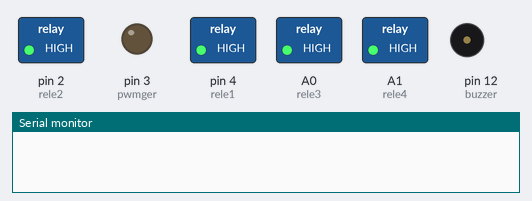
The sketch below on a simulated Arduino Uno, built with avr-gcc and run on an emulated ATmega328P. Shown: switched loads named in the sketch (green lamp = pin HIGH), output pins drawn as LEDs (lit = HIGH), buzzer (waves = sounding), the last lines printed to the serial monitor. Random numbers use the default seed unless the sketch sets one.

Above: at 0.1 s.
At 31.4 s:
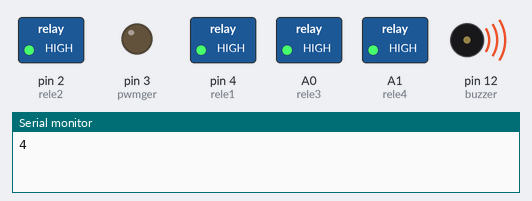
Timing chart, 0 to 40.0 s (numbered marks = the images above):
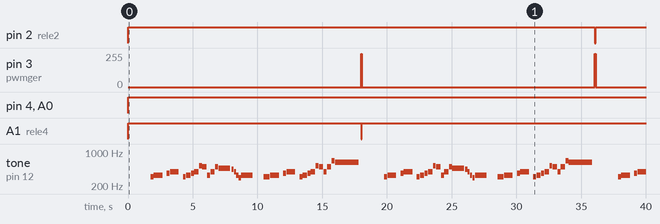

The sketch:

dedos_em_curto.ino
```cpp
// Define os pinos dos botões de posição
const int rele1 = 4;
const int rele2 = 2;
const int rele3 = A0;
const int rele4 = A1;

const int pwmger = 3;

const int botao0 = 5;
const int botao1 = 6;
const int botao2 = 7;
const int botao3 = 8;
const int botao4 = 9;
const int buzzer = 12;

// Define o estado lógico dos botões
int start = 0;
int fixastart = 0;
int jogador1 = 0;
int jogador2 = 0;
int jogador3 = 0;
int jogador4 = 0;


#define NOTE_B0 31
#define NOTE_C1 33
#define NOTE_CS1 35
#define NOTE_D1 37
#define NOTE_DS1 39
#define NOTE_E1 41
#define NOTE_F1 44
#define NOTE_FS1 46
#define NOTE_G1 49
#define NOTE_GS1 52
#define NOTE_A1 55
#define NOTE_AS1 58
#define NOTE_B1 62
#define NOTE_C2 65
#define NOTE_CS2 69
#define NOTE_D2 73
#define NOTE_DS2 78
#define NOTE_E2 82
#define NOTE_F2 87
#define NOTE_FS2 93
#define NOTE_G2 98
#define NOTE_GS2 104
#define NOTE_A2 110
#define NOTE_AS2 117
#define NOTE_B2 123
#define NOTE_C3 131
#define NOTE_CS3 139
#define NOTE_D3 147
#define NOTE_DS3 156
#define NOTE_E3 165
#define NOTE_F3 175
#define NOTE_FS3 185
#define NOTE_G3 196
#define NOTE_GS3 208
#define NOTE_A3 220
#define NOTE_AS3 233
#define NOTE_B3 247
#define NOTE_C4 262
#define NOTE_CS4 277
#define NOTE_D4 294
#define NOTE_DS4 311
#define NOTE_E4 330
#define NOTE_F4 349
#define NOTE_FS4 370
#define NOTE_G4 392
#define NOTE_GS4 415
#define NOTE_A4 440
#define NOTE_AS4 466
#define NOTE_B4 494
#define NOTE_C5 523
#define NOTE_CS5 554
#define NOTE_D5 587
#define NOTE_DS5 622
#define NOTE_E5 659
#define NOTE_F5 698
#define NOTE_FS5 740
#define NOTE_G5 784
#define NOTE_GS5 831
#define NOTE_A5 880
#define NOTE_AS5 932
#define NOTE_B5 988
#define NOTE_C6 1047
#define NOTE_CS6 1109
#define NOTE_D6 1175
#define NOTE_DS6 1245
#define NOTE_E6 1319
#define NOTE_F6 1397
#define NOTE_FS6 1480
#define NOTE_G6 1568
#define NOTE_GS6 1661
#define NOTE_A6 1760
#define NOTE_AS6 1865
#define NOTE_B6 1976
#define NOTE_C7 2093
#define NOTE_CS7 2217
#define NOTE_D7 2349
#define NOTE_DS7 2489
#define NOTE_E7 2637
#define NOTE_F7 2794
#define NOTE_FS7 2960
#define NOTE_G7 3136
#define NOTE_GS7 3322
#define NOTE_A7 3520
#define NOTE_AS7 3729
#define NOTE_B7 3951
#define NOTE_C8 4186
#define NOTE_CS8 4435
#define NOTE_D8 4699
#define NOTE_DS8 4978
#define REST 0


// change this to make the song slower or faster
int tempo = 120;

// change this to whichever pin you want to use


// notes of the moledy followed by the duration.
// a 4 means a quarter note, 8 an eighteenth , 16 sixteenth, so on
// !!negative numbers are used to represent dotted notes,
// so -4 means a dotted quarter note, that is, a quarter plus an eighteenth!!
int melody[] = {

  // Pink Panther theme
  // Score available at https://musescore.com/benedictsong/the-pink-panther
  // Theme by Masato Nakamura, arranged by Teddy Mason

  REST,
  2,
  REST,
  4,
  REST,
  8,
  NOTE_DS4,
  8,
  NOTE_E4,
  -4,
  REST,
  8,
  NOTE_FS4,
  8,
  NOTE_G4,
  -4,
  REST,
  8,
  NOTE_DS4,
  8,
  NOTE_E4,
  -8,
  NOTE_FS4,
  8,
  NOTE_G4,
  -8,
  NOTE_C5,
  8,
  NOTE_B4,
  -8,
  NOTE_E4,
  8,
  NOTE_G4,
  -8,
  NOTE_B4,
  8,
  NOTE_AS4,
  2,
  NOTE_A4,
  -16,
  NOTE_G4,
  -16,
  NOTE_E4,
  -16,
  NOTE_D4,
  -16,
  NOTE_E4,
  2,
  REST,
  4,
  REST,
  8,
  NOTE_DS4,
  4,

  NOTE_E4,
  -4,
  REST,
  8,
  NOTE_FS4,
  8,
  NOTE_G4,
  -4,
  REST,
  8,
  NOTE_DS4,
  8,
  NOTE_E4,
  -8,
  NOTE_FS4,
  8,
  NOTE_G4,
  -8,
  NOTE_C5,
  8,
  NOTE_B4,
  -8,
  NOTE_G4,
  8,
  NOTE_B4,
  -8,
  NOTE_E5,
  8,
  NOTE_DS5,
  1,
};


// sizeof gives the number of bytes, each int value is composed of two bytes (16 bits)
// there are two values per note (pitch and duration), so for each note there are four bytes
int notes = sizeof(melody) / sizeof(melody[0]) / 2;

// this calculates the duration of a whole note in ms
int wholenote = (60000 * 4) / tempo;

int divider = 0, noteDuration = 0;

void setup() {
  Serial.begin(9600);

  pinMode(botao0, INPUT_PULLUP);
  pinMode(botao1, INPUT_PULLUP);
  pinMode(botao2, INPUT_PULLUP);
  pinMode(botao3, INPUT_PULLUP);
  pinMode(botao4, INPUT_PULLUP);

  pinMode(buzzer, OUTPUT);
  pinMode(pwmger, OUTPUT);

  pinMode(rele1, OUTPUT);
  pinMode(rele2, OUTPUT);
  pinMode(rele3, OUTPUT);
  pinMode(rele4, OUTPUT);


  digitalWrite(rele1, HIGH);
  digitalWrite(rele2, HIGH);
  digitalWrite(rele3, HIGH);
  digitalWrite(rele4, HIGH);
}
long randRele;

void loop() {
  // iterate over the notes of the melody.
  // Remember, the array is twice the number of notes (notes + durations)
  for (int thisNote = 0; thisNote < notes * 2; thisNote = thisNote + 2) {

    // calculates the duration of each note
    divider = melody[thisNote + 1];
    if (divider > 0) {
      // regular note, just proceed
      noteDuration = (wholenote) / divider;
    } else if (divider < 0) {
      // dotted notes are represented with negative durations!!
      noteDuration = (wholenote) / abs(divider);
      noteDuration *= 1.5;  // increases the duration in half for dotted notes
    }

    // we only play the note for 90% of the duration, leaving 10% as a pause
    tone(buzzer, melody[thisNote], noteDuration * 0.9);

    // Wait for the specief duration before playing the next note.
    delay(noteDuration);

    // stop the waveform generation before the next note.
    noTone(buzzer);
  }
  randRele = random(1,5);
  Serial.println(randRele);

  if (randRele == 1) {
    digitalWrite(rele1, 0);
    analogWrite(pwmger, 250);
    delay(50);
    analogWrite(pwmger, 0);
    digitalWrite(rele1, 1);
  }

  if (randRele == 2) {
    digitalWrite(rele2, 0);
    analogWrite(pwmger, 250);
    delay(50);
    analogWrite(pwmger, 0);
    digitalWrite(rele2, 1);
  }

  if (randRele == 3) {
    digitalWrite(rele3, 0);
    analogWrite(pwmger, 250);
    delay(50);
    analogWrite(pwmger, 0);
    digitalWrite(rele3, 1);

  }

  if (randRele == 4) {
    digitalWrite(rele4, 0);
    analogWrite(pwmger, 250);
    delay(50);
    analogWrite(pwmger, 0);
    digitalWrite(rele4, 1);
  }

  //delay(8000);

}
```

Measured:
- by itself, pin 2 (rele2): HIGH → LOW at 36.1 s, → HIGH 0.05 s later
- by itself, pin 3 (pwmger): alternates 250/255 for 0.05 s and 0/255 for 18.0 s
- by itself, A1 (rele4): HIGH → LOW at 18.0 s, → HIGH 0.05 s later
- by itself, tone on pin 12 (buzzer): plays 311 Hz for 0.23 s, 330 Hz for 0.68 s, 370 Hz for 0.23 s, 392 Hz for 0.68 s, 311 Hz for 0.23 s, 330 Hz for 0.34 s … (70 notes in this stretch)
